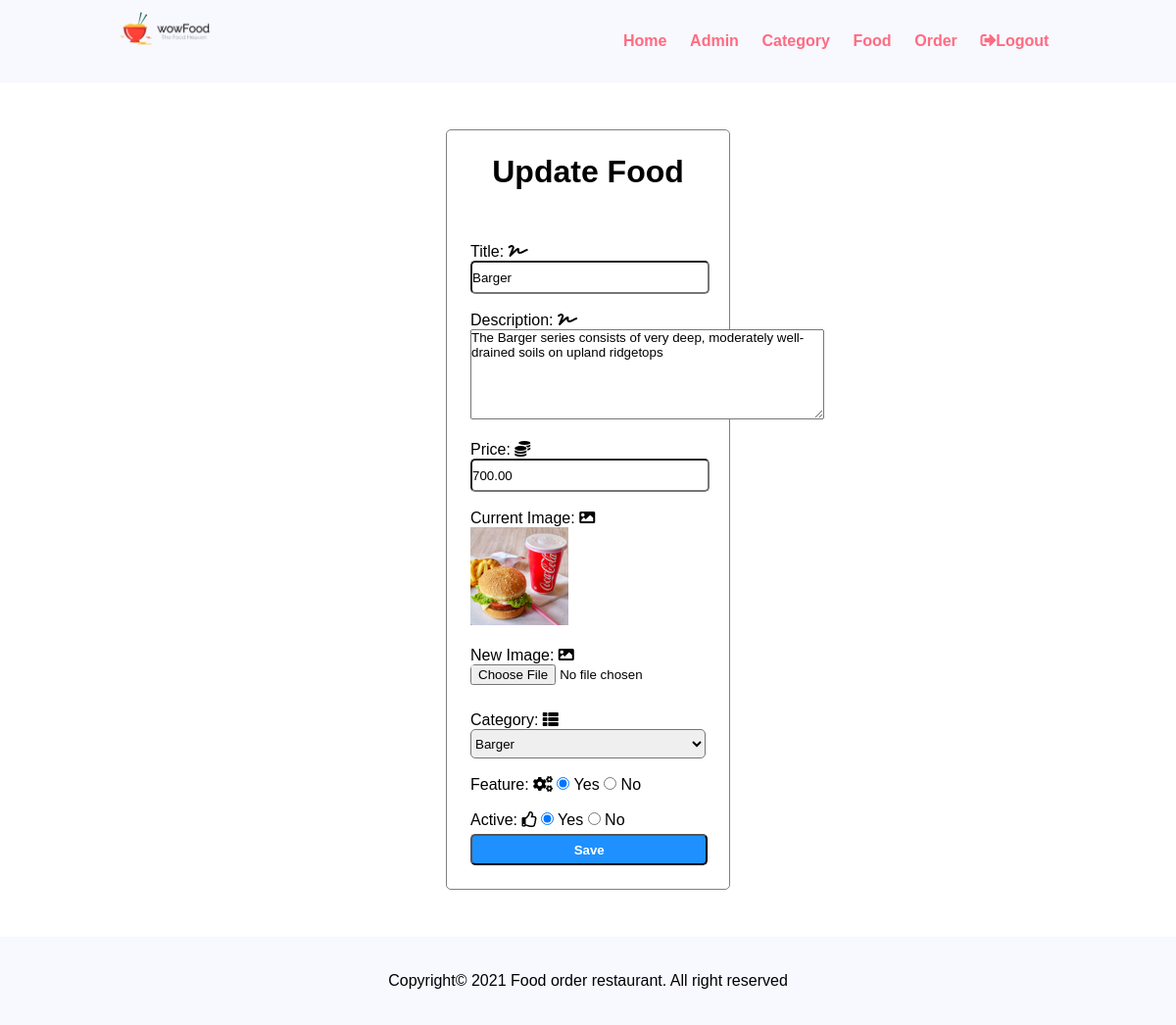
The app's page /admin/food_update.php?id=5&image=Food_Category-636.jpg (signed in) with its own data.
### tables this page shows
CREATE TABLE `tbl_food` (
  `id` int(10) UNSIGNED NOT NULL,
  `title` varchar(100) NOT NULL,
  `description` text NOT NULL,
  `price` decimal(10,2) NOT NULL,
  `image` varchar(255) NOT NULL,
  `category_id` int(10) UNSIGNED NOT NULL,
  `featured` varchar(10) NOT NULL,
  `active` varchar(10) NOT NULL
);

### admin/db_connection.php (called while the page is built, shortened)
<?php
class Database{
    private $servername = 'localhost';
    private $username = 'root';
    private $password = '';
    private $dbname = 'food_order';
    public function __construct(){
        $this->conn = new mysqli($this->servername, $this->username, $this->password, $this->dbname);
    }
}

### admin/food_class.php (called while the page is built, shortened)
<?php
include_once 'db_connection.php';
class Food extends Database{
    public function activeCategory(){
        $sql = "SELECT * FROM tbl_category WHERE active = 'Yes'";
        $result = $this->conn->query($sql);
        if ($result == true){
            $data = [];
            while ($raw = $result->fetch_assoc()){
                $data[] = $raw;
            }return $data;
        }
    }
    public function veiwData(){
        $id = $_GET['id'];
        $sql = "SELECT * FROM tbl_food WHERE id = '$id'";
        $result = $this->conn->query($sql);
        if ($result == true){
            if ($result->num_rows > 0){
                $row = $result->fetch_assoc();
                return $row;
            }
            else{
                header('location: manage_food.php');
            }
        }
    }
}

### admin/food_update.php (the view, shortened to what this page needs)
<?php
include 'partial/navbar.php';
include 'food_class.php';
$obj = new Food();
$std = $obj->veiwData();
?>
<div class="form-container">
    <h1 class="text-center">Update Food</h1>
    <br/>
    <br/>
    <form action="" method="post" enctype="multipart/form-data">
        <br>
        <div class="form-group">
            <label for="Title">Title: <i class="fas fa-signature"></i></label>
            <input required type="text" class="form-control" name="title" value="<?php echo $std['title'];?>">
        </div>
        <br>
        <div class="form-group">
            <label for="Description">Description: <i class="fas fa-signature"></i></label>
            <textarea cols="43" rows="6" name="description"><?php echo $std['description'];?></textarea>
        </div>
        <br>
        <div class="form-group">
            <label for="Price">Price: <i class="fas fa-coins"></i></label>
            <input required type="number" class="form-control" name="price" value="<?php echo $std['price'];?>">
        </div>
        <br>
        <div class="form-group">
            <label for="Current Image">Current Image: <i class="fas fa-image"></i></label><br>
            <?php
                if ($std['image'] != ""){
                    ?>
                    <img src="../images/food/<?php echo $std['image'];?>"width="100px" height="100px">
                    <?php
                }
                else{
                    echo "<div style='color: red'> Image Not Added</div>";
                }
            ?>
        </div>
        <br>
        <div class="form-group">
            <label for="New Image">New Image: <i class="fas fa-image"></i></label>
            <input class="form-control" type="file" name="image">
        </div>
        <br>
        <div class="form-group">
            <label for="Category">Category: <i class="fas fa-th-list"></i></label>
            <select name="category_id" class="form-control">
                <?php
                $obj = new Food();
                $data = $obj->activeCategory();
                foreach ($data as $value){?>
                    <option <?php if ($std['category_id'] == $value['id']){ echo "Selected";}?> value="<?php echo $value['id'];?>"><?php echo $value['title'];?></option>
                <?php }?>
            </select>
        </div>
        <br>
        <div class="form-group">
            <label for="Feature">Feature: <i class="fas fa-cogs"></i></label>
            <input <?php if($std['featured'] == 'Yes'){echo "checked";}?> type="radio" name="featured" value="Yes"> Yes
            <input <?php if($std['featured'] == 'No'){echo "checked";}?> type="radio" name="featured" value="No"> No
        </div>
        <br>
        <div class="form-group">
            <label for="Active">Active: <i class="far fa-thumbs-up"></i></label>
            <input <?php if($std['active'] == 'Yes'){echo "checked";}?> type="radio" name="active" value="Yes"> Yes
            <input <?php if($std['active'] == 'No'){echo "checked";}?> type="radio" name="active" value="No"> No
        </div>
        <button type="submit" name="submit" class="btn-primary-login">Save</button>
    </form>
</div>
<?php include 'partial/footer.php'?>

### css/admin.css (style rules this page uses)
* { margin: 0 0; padding: 0 0; font-family: Arial, Helvetica, sans-serif; }
.text-center { text-align: center; }
.btn-primary-login { background-color: #1e90ff; padding: 1%; color: white; text-decoration: none; font-weight: bold; border-radius: 5px; margin-top: 5PX; width: 101%; height: 32px; }
.form-container { border: 1px solid grey; width: 20%; margin: 4% auto; padding: 2%; border-radius: 5px; }
.form-control { width: 100%; height: 30px; border-radius: 5px; }

### records on screen
tbl_food: title "Barger", description "The Barger series consists of very deep, moderately well-drained soils on upland ridgetops", price "700.00", image (picture), featured "☑", active "☑"

### other values on screen
form field category_id "Barger"
